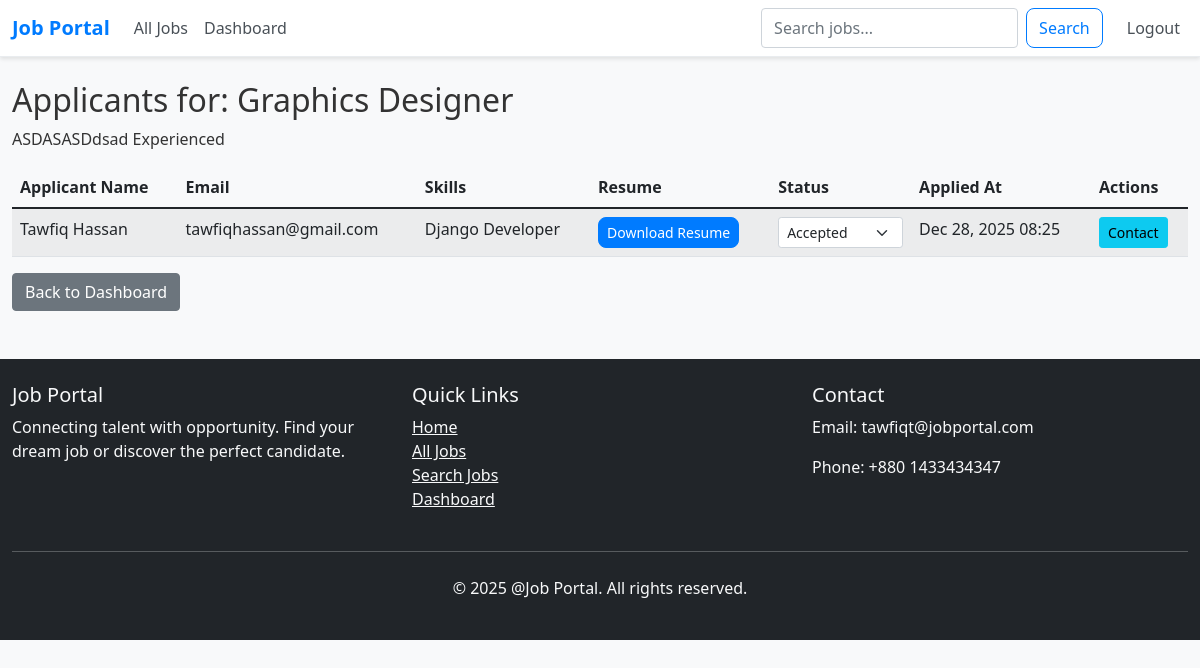
/view_applicants/3/ (signed in), run on the app's committed database.
### jobApp/models.py (models this page shows, shortened)
class Job(models.Model):
    CATEGORY_CHOICES = (
        ('intern', 'Intern'),
        ('junior', 'Junior'),
        ('senior', 'Senior'),
        ('lead', 'Lead'),
        ('manager', 'Manager'),
        ('other', 'Other'),
    )
    recruiter = models.ForeignKey(User, on_delete=models.CASCADE)
    title = models.CharField(max_length=200)
    number_of_openings = models.IntegerField()
    category = models.CharField(max_length=100, choices=CATEGORY_CHOICES, default='junior')
    job_description = models.TextField()
    skills_required = models.TextField()
    location = models.CharField(max_length=100, blank=True, null=True)
    salary = models.CharField(max_length=100, blank=True, null=True)
    created_at = models.DateTimeField(auto_now_add=True)

class JobApplication(models.Model):
    STATUS_CHOICES = (
        ('pending', 'Pending'),
        ('shortlisted', 'Shortlisted'),
        ('rejected', 'Rejected'),
        ('hired', 'Hired'),
    )
    job = models.ForeignKey(Job, on_delete=models.CASCADE)
    jobseeker = models.ForeignKey(User, on_delete=models.CASCADE)
    applied_at = models.DateTimeField(auto_now_add=True)
    status = models.CharField(max_length=20, choices=STATUS_CHOICES, default='pending')

class User(AbstractUser):
    USER_TYPE_CHOICES = (
        ('recruiter', 'Recruiter'),
        ('jobseeker', 'Job Seeker'),
    )
    display_name = models.CharField(max_length=100)
    user_type = models.CharField(max_length=20, choices=USER_TYPE_CHOICES)
    groups = models.ManyToManyField(Group, related_name='jobapp_user', blank=True)
    user_permissions = models.ManyToManyField(Permission, related_name='jobapp_user_permission', blank=True)

class JobSeekerProfile(models.Model):
    user = models.OneToOneField(User, on_delete=models.CASCADE)
    skills = models.TextField()
    resume = models.FileField(upload_to='resumes/')

### jobApp/views.py (the view, shortened to what this page needs)
# urls.py: path('view_applicants/<int:job_id>/', view_applicants, name='view_applicants'),
@login_required
def view_applicants(request, job_id):
    job = get_object_or_404(Job, id=job_id, recruiter=request.user)
    applications = JobApplication.objects.filter(job=job).select_related('jobseeker__jobseekerprofile')
    return render(request, 'view_applicants.html', {'job': job, 'applications': applications})

### templates/view_applicants.html (shortened to what this page needs)
{% extends 'base.html' %}
{% block content %}
<h2>Applicants for: {{ job.title }}</h2>
<p>{{ job.job_description|truncatechars:100 }}</p>
{% if applications %}
    <div class="table-responsive">
        <table class="table table-striped">
            <thead>
                <tr>
                    <th>Applicant Name</th>
                    <th>Email</th>
                    <th>Skills</th>
                    <th>Resume</th>
                    <th>Status</th>
                    <th>Applied At</th>
                    <th>Actions</th>
                </tr>
            </thead>
            <tbody>
                {% for application in applications %}
                    <tr>
                        <td>{{ application.jobseeker.display_name }}</td>
                        <td>{{ application.jobseeker.email }}</td>
                        <td>{{ application.jobseeker.jobseekerprofile.skills }}</td>
                        <td>
                            {% if application.jobseeker.jobseekerprofile.resume %}
                                <a href="{{ application.jobseeker.jobseekerprofile.resume.url }}" class="btn btn-sm btn-primary" download>Download Resume</a>
                            {% else %}
                                No Resume
                            {% endif %}
                        </td>
                        <td>
                            <form method="post" style="display: inline;">
                                <select name="status" class="form-select form-select-sm" onchange="this.form.submit()">
                                    <option value="accepted" {% if application.status == 'accepted' %}selected{% endif %}>Accepted</option>
                                </select>
                            </form>
                        </td>
                        <td>{{ application.applied_at|date:"M d, Y H:i" }}</td>
                        <td>
                            <a href="mailto:{{ application.jobseeker.email }}" class="btn btn-sm btn-info">Contact</a>
                        </td>
                    </tr>
                {% endfor %}
            </tbody>
        </table>
    </div>
{% else %}
    <p>No applicants yet.</p>
{% endif %}
<a href="{% url 'dashboard' %}" class="btn btn-secondary">Back to Dashboard</a>
{% endblock %}

### templates/base.html (style rules this page uses)
body { background-color: #f8f9fa; min-height: 100vh; font-family: 'Segoe UI', Tahoma, Geneva, Verdana, sans-serif; color: #333; }
.btn-primary { background-color: #007bff; border-color: #007bff; border-radius: 8px; }

### data on the page
Job: title "Graphics Designer", job_description "ASDASASDdsad Experienced"
JobApplication: jobseeker.display_name "Tawfiq Hassan", jobseeker.email "tawfiqhassan@gmail.com", jobseeker.jobseekerprofile.skills "Django Developer", status "Accepted", applied_at "Dec 28, 2025 08:25"
